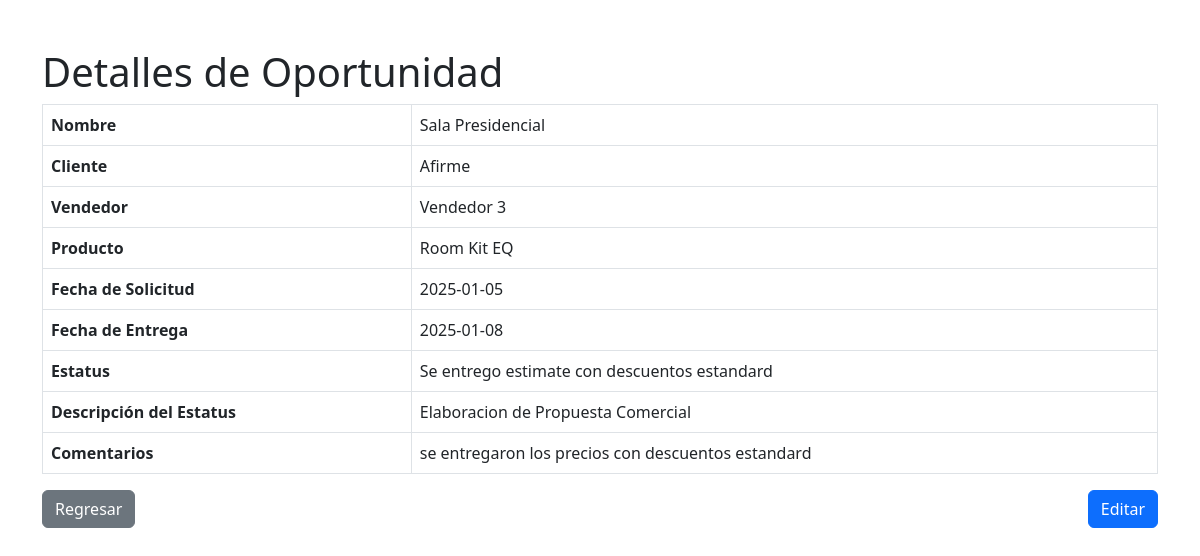
The page /detalles/4 (signed in) on the database its author committed.
### run.py (models this page shows)
class Opportunity(db.Model):
    id = db.Column(db.Integer, primary_key=True)
    user_id = db.Column(db.Integer, db.ForeignKey('user.id'), nullable=False)
    nombre = db.Column(db.String(100), nullable=False)
    cliente = db.Column(db.String(100), nullable=False)
    vendedor = db.Column(db.String(100), nullable=False)
    producto = db.Column(db.String(100), nullable=False)
    fecha_solicitud = db.Column(db.Date, nullable=False)
    fecha_entrega = db.Column(db.Date, nullable=False)
    fecha_creacion = db.Column(db.DateTime, default=datetime.utcnow)
    estatus = db.Column(db.String(50), nullable=False, default='En Proceso')
    descripcion_estatus = db.Column(db.String(500), nullable=True)
    comentarios = db.Column(db.String(500), nullable=True)
    deal_id = db.Column(db.String(100), nullable=True)

### run.py (the view)
@app.route('/detalles/<int:id>')
def detalles_oportunidad(id):
    if 'user_id' not in session:
        return redirect(url_for('login'))
    oportunidad = Opportunity.query.get_or_404(id)
    return render_template('detalles_oportunidad.html', oportunidad=oportunidad)

### templates/detalles_oportunidad.html (shortened to what this page needs)
<!DOCTYPE html>
<html lang="en">
<head>
    <link rel="stylesheet" href="https://cdn.jsdelivr.net/npm/bootstrap@5.3.0-alpha3/dist/css/bootstrap.min.css">
</head>
<body>
    <div class="container mt-5">
        <h1>Detalles de Oportunidad</h1>
        <table class="table table-bordered">
            <tr>
                <th>Nombre</th>
                <td>{{ oportunidad.nombre }}</td>
            </tr>
            <tr>
                <th>Cliente</th>
                <td>{{ oportunidad.cliente }}</td>
            </tr>
            <tr>
                <th>Vendedor</th>
                <td>{{ oportunidad.vendedor }}</td>
            </tr>
            <tr>
                <th>Producto</th>
                <td>{{ oportunidad.producto }}</td>
            </tr>
            <tr>
                <th>Fecha de Solicitud</th>
                <td>{{ oportunidad.fecha_solicitud.strftime('%Y-%m-%d') }}</td>
            </tr>
            <tr>
                <th>Fecha de Entrega</th>
                <td>{{ oportunidad.fecha_entrega.strftime('%Y-%m-%d') }}</td>
            </tr>
            <tr>
                <th>Estatus</th>
                <td>{{ oportunidad.estatus }}</td>
            </tr>
            <tr>
                <th>Descripción del Estatus</th>
                <td>{{ oportunidad.descripcion_estatus }}</td>
            </tr>
            <tr>
                <th>Comentarios</th>
                <td>{{ oportunidad.comentarios }}</td>
            </tr>
        </table>
        <div class="d-flex justify-content-between">
            <a href="{{ url_for('ver_oportunidades') }}" class="btn btn-secondary">Regresar</a>
            <a href="{{ url_for('editar_oportunidad', id=oportunidad.id) }}" class="btn btn-primary">Editar</a>
        </div>
    </div>
</body>
</html>

### rows shown on the page
Opportunity: nombre "Sala Presidencial", cliente "Afirme", vendedor "Vendedor 3", producto "Room Kit EQ", fecha_solicitud "2025-01-05", fecha_entrega "2025-01-08", estatus "Se entrego estimate con descuentos estandard", descripcion_estatus "Elaboracion de Propuesta Comercial", comentarios "se entregaron los precios con descuentos estandard"
